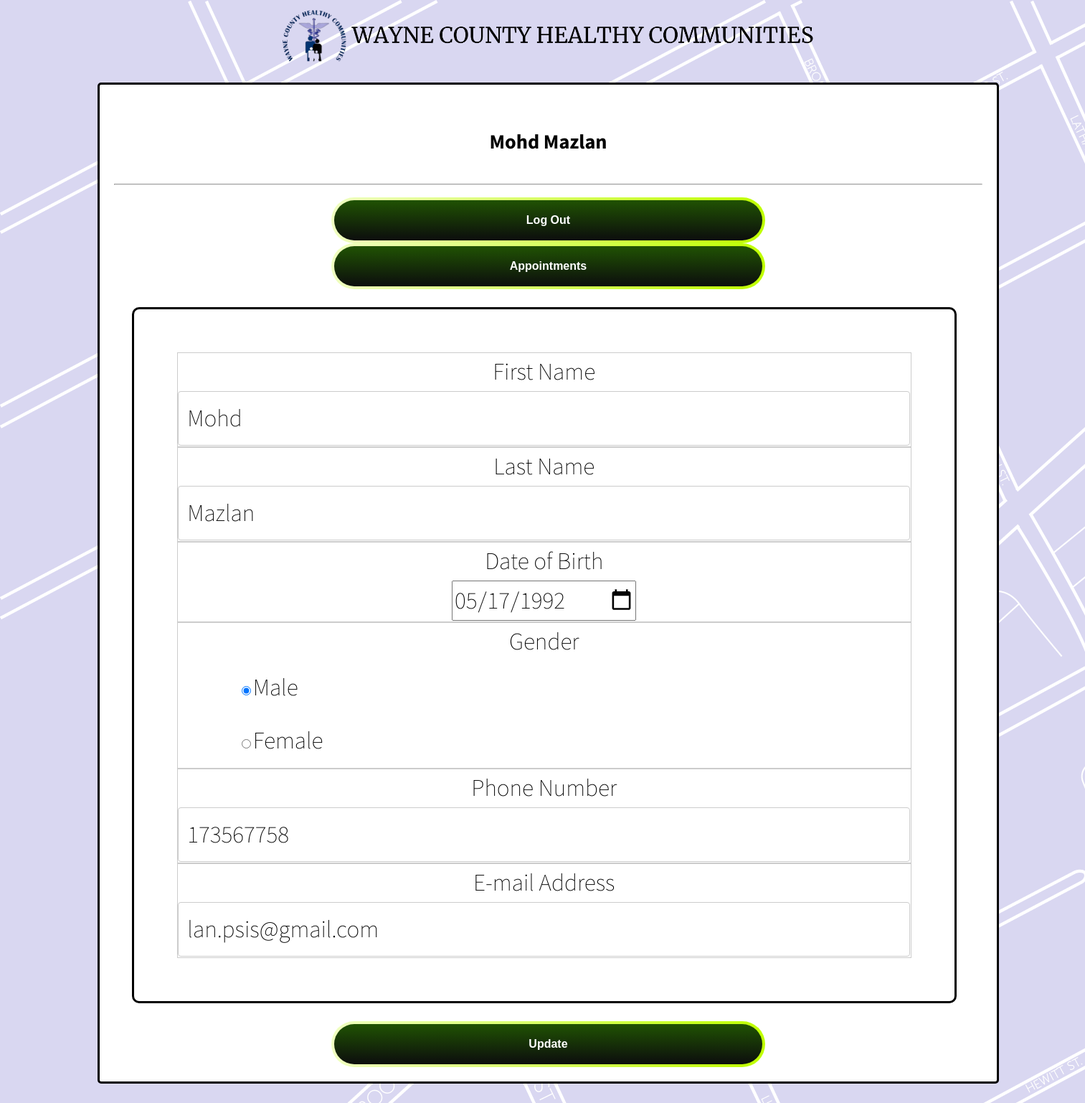
Page /patient/profile.php (signed in) on the committed database.
### tables this page shows
CREATE TABLE `patient` (
  `icPatient` varchar(100) NOT NULL,
  `password` varchar(20) NOT NULL,
  `patientFirstName` varchar(20) NOT NULL,
  `patientLastName` varchar(20) NOT NULL,
  `patientDOB` date NOT NULL,
  `patientGender` varchar(10) NOT NULL,
  `patientPhone` varchar(15) NOT NULL,
  `patientEmail` varchar(100) NOT NULL,
  `race` varchar(20) NOT NULL
);

### patient/profile.php (the view, shortened to what this page needs)
<?php
include_once '../assets/conn/dbconnect.php';
$usersession = $_SESSION['patientSession'];
$res=mysqli_query($con,"SELECT * FROM patient WHERE icPatient = '$usersession'");
$userRow=mysqli_fetch_array($res,MYSQLI_ASSOC);
?>
<?php
$male="";
$female="";
if ($userRow['patientGender']=='male') {
$male = "checked";
}elseif ($userRow['patientGender']=='female') {
$female = "checked";
}
?>
<!DOCTYPE html>
<head>
    <link rel="stylesheet" href="../assets/css/main.css">
    <link rel="stylesheet" href="../assets/css/loginButton.css">
	<link rel="stylesheet" href="../assets/css/table.css">
	<link rel="stylesheet" href="../assets/css/input.css">
</head>
<header>
    <div class="hero-image">
        <a href="patient.php"><img src="../assets/pp.png" width="50%"></a>
    </div>
</header>
<body>
  <div class="wrapper">
    <div class="bf">
	<section>
	<div>
		<h4><?php echo $userRow['patientFirstName']; ?> <?php echo $userRow['patientLastName']; ?></h4>
		<hr />
		<a href="patientlogout.php?logout=<?php echo $userRow['icPatient']; ?>"><button class="button3">Log Out</button></a>
		<a href="patientapplist.php?patientId=<?php echo $userRow['icPatient']; ?>"><button type="button" class="button3" data-toggle="modal" data-target="#myModal">Appointments</button></a>
	</div>
		<form action="<?php $_PHP_SELF ?>" method="post" >
			<table>
					<tr>
						<td>First Name</td>
						<td><input type="text" class="form-control" name="patientFirstName" value="<?php echo $userRow['patientFirstName']; ?>"  /></td>
					</tr>
					<tr>
						<td>Last Name</td>
						<td><input type="text" class="form-control" name="patientLastName" value="<?php echo $userRow['patientLastName']; ?>"  /></td>
					</tr>
					<tr>
						<td>Date of Birth</td>
						<td><input type="date" class="form-control" name="patientDOB" value="<?php echo $userRow['patientDOB']; ?>"  /></td>
					</tr>
					<tr>
						<td>Gender</td>
						<td>
							<div class="radioAlign2">
								<label><input type="radio" name="patientGender" value="male" <?php echo $male; ?>>Male</label>
							</div>
							<div class="radioAlign2">
								<label><input type="radio" name="patientGender" value="female" <?php echo $female; ?>>Female</label>
							</div>
						</td>
					</tr>
					<tr>
						<td>Phone Number</td>
						<td><input type="text" class="form-control" name="patientPhone" value="<?php echo $userRow['patientPhone']; ?>"  /></td>
					</tr>
					<tr>
						<td>E-mail Address</td>
						<td><input type="text" class="form-control" name="patientEmail" value="<?php echo $userRow['patientEmail']; ?>"  /></td>
					</tr>
				</table>
			<button class="button3" name="submit" type="submit">Update</button>
			</form>
    </section>
	</div>
</div>
</body>
</html>

### assets/css/main.css (style rules this page uses)
div.hero-image { height: 100%; background-position: center; background-repeat: no-repeat; background-size:contain; position: relative; left: 25%; margin: 5px; }
body { background-image: url("../map.png"); background-color: #D9D7F1; position: absolute; width: 100%; top: 0; left: 0; overflow-x: hidden; }
body, input, select, textarea { font-family: "Source Sans Pro", Helvetica, sans-serif; font-size: 25pt; font-weight: 100; line-height: 1.5; border-spacing: 50px 15px; }
a { color: inherit; }
h4 { font-size: .85em; }
.bf { padding: 120px; border-radius: 5px 5px; margin: auto; margin-bottom: 5%; text-align: center; border-style: solid; border-color:black; background-color: white; width: 50%; overflow-x: hidden; }
.radioAlign2 { text-align: left; padding-left: 2.5em; }
@media only screen and (max-width: 760px),
  (min-device-width: 100px) and (max-device-width: 1024px) { .bf { padding: 20px 20px; left: 25%; height: 25%; width: 80%; } }

### assets/css/loginButton.css (style rules this page uses)
.button3 { align-items: center; background-clip: padding-box; background-color: initial; background-image: none; border-style: none; box-sizing: border-box; color: #fff; cursor: pointer; display: inline-block; font-family: Eina01,sans-serif; font-size: 16px; font-weight: 800; justify-content: center; line-height: 24px; min-height: 64px; overflow: visible; pointer-events: auto; position: relative; text-align: center; touch-action: manipulation; vertical-align: middle; width: auto; word-break: keep-all; z-index: 0; height: 25%; width: 20%; }
.button3:before, .button3:after { border-radius: 80px; }
.button3:before { background-image: linear-gradient(92.83deg, #F0FFC2 0, #bfff00 100%); content: ""; display: block; height: 100%; left: 0; overflow: hidden; position: absolute; top: 0; width: 100%; z-index: -2; }
.button3:after { background-color: initial; background-image: linear-gradient(#205203 0, #0c0d0d 100%); bottom: 4px; content: ""; display: block; left: 4px; overflow: hidden; position: absolute; right: 4px; top: 4px; transition: all 100ms ease-out; z-index: -1; }
@media only screen and (max-width: 760px),
  (min-device-width: 100px) and (max-device-width: 1024px) { .button3 { padding: 20px 20px; height: 25%; width: 50%; } }

### assets/css/table.css (style rules this page uses)
table { padding: 60px; border-radius: 10px 10px; margin: 25px 25px 25px; width: 95%; text-align: center; border-style: solid; border-color:black; background-color: white; }
@media only screen and (max-width: 760px),
  (min-device-width: 375px) and (max-device-width: 1280px) { table, thead, tbody, th, td, tr { display: block; } }
@media only screen and (max-width: 760px),
  (min-device-width: 375px) and (max-device-width: 1280px) { tr { border: 1px solid #ccc; } }
@media only screen and (max-width: 760px),
  (min-device-width: 375px) and (max-device-width: 1280px) { td { border: none; position: relative; padding-left: 0%; } }
@media only screen and (max-width: 760px),
  (min-device-width: 375px) and (max-device-width: 1280px) { td:before { position: absolute; top: 6px; left: 6px; width: 40%; padding-right: 10px 20px; white-space: nowrap; text-align: center; } }

### assets/css/input.css (style rules this page uses)
input[type=text], select, textarea { width: 100%; padding: 12px; border: 1px solid #ccc; border-radius: 4px; box-sizing: border-box; resize: vertical; }
label { padding: 12px 12px 12px 0; display: inline-block; }

### rows in the picture
patient: patientFirstName "Mohd", patientLastName "Mazlan", patientDOB "05/17/1992", patientPhone "173567758", patientEmail "lan.psis@gmail.com"
